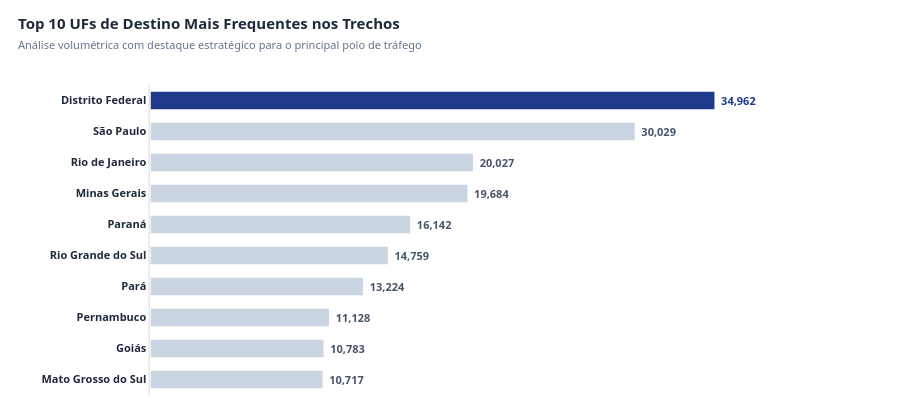

Write notebook code for a chart like this one.
### Markdown cell above
#### **P6. Qual UF de destino aparece em mais trechos?**

### Code cell
# Tratamento e agrupamento dos dados (Isolando nulos e vazios)
df_uf_valida = df_trecho[~df_trecho['destino_uf'].isin([None, 'Sem informação', ''])]

print("=== P6: RANKING DE UF DE DESTINO MAIS FREQUENTE NOS TRECHOS ===")
if not df_uf_valida.empty:
    q6 = df_uf_valida['destino_uf'].value_counts().reset_index()
    q6.columns = ['uf_destino', 'total_trechos']
    
    # Isola o Top 10 para uma visualização limpa e focada
    q6_top10 = q6.head(10)
    
    for idx, row in enumerate(q6_top10.itertuples(), 1):
        sufixo = "🏆 [DESTAQUE]" if idx == 1 else ""
        print(f"{idx:2d}. {row.uf_destino:<25} | {row.total_trechos:,} trechos {sufixo}")
else:
    print("[!] Nenhum trecho com UF de destino válida cadastrado.")

# Preparação do Gráfico (Invertido para o 1º colocado ficar no topo da tela)
q6_grafico = q6_top10.sort_values(by='total_trechos', ascending=True)

# Definição dinâmica da paleta: Todos os estados recebem cinza neutro, exceto o #1 (último da lista invertida)
# que recebe o Azul Marinho Corporativo de alto destaque
cores_ranking = ['#cbd5e1'] * (len(q6_grafico) - 1) + ['#1e3a8a']

# Define a cor do texto do rótulo de dados (Acompanha o destaque da barra)
cores_texto = ['#475569'] * (len(q6_grafico) - 1) + ['#1e3a8a']

fig_p6 = go.Figure()

fig_p6.add_trace(go.Bar(
    y=q6_grafico['uf_destino'],
    x=q6_grafico['total_trechos'],
    orientation='h',
    marker=dict(
        color=cores_ranking,
        line=dict(color='#ffffff', width=1.5)  # Divisória branca limpa
    ),
    # Rótulos externos com formatação de milhar nativa do Python
    text=[f" <b>{val:,}</b> " for val in q6_grafico['total_trechos']],
    textposition='outside',
    textfont=dict(color=cores_texto, size=11, family="Segoe UI, Arial"),
    # Estruturação padronizada da Tooltip (Hover) em total sincronia com P1, P2, P4 e P5
    hovertemplate=(
        "<b>📍 UF de Destino:</b> %{y}<br>"
        "<b>📊 Total de Trechos:</b> %{x:,}<extra></extra>"
    ),
    width=0.62  # Proporção elegante de largura de barra
))

# Estilização Padronizada do Hover (Mesmo "cartão flutuante" escuro adotado no projeto)
fig_p6.update_traces(
    hoverlabel=dict(
        bgcolor="#1e293b",          # Fundo grafite escuro
        bordercolor="#e2e8f0",      # Borda sutil cinza
        font=dict(
            color="#ffffff",        # Texto branco legível
            size=12,
            family="Segoe UI, Arial"
        ),
        align="left"
    )
)

# Layout Clean & Executive (Fundo Claro de Alta Fidelidade)
fig_p6.update_layout(
    title=dict(
        text="<b>Top 10 UFs de Destino Mais Frequentes nos Trechos</b><br><span style='font-size: 11px; color: #64748b;'>Análise volumétrica com destaque estratégico para o principal polo de tráfego</span>",
        font=dict(size=15, color='#1e293b', family="Segoe UI, Arial"),
        x=0.02,
        y=0.93
    ),
    template="plotly_white",        # Garante o fundo branco plano
    paper_bgcolor="#ffffff",
    plot_bgcolor="#ffffff",
    height=420,                     # Altura confortável para exibir 10 linhas sem esmagar os rótulos
    margin=dict(l=150, r=100, t=85, b=25),
    showlegend=False,
    # Oculta o eixo X para eliminar linhas verticais redundantes
    xaxis=dict(
        visible=False,
        range=[0, q6_grafico['total_trechos'].max() * 1.15]  # Margem de segurança para o texto externo
    ),
    yaxis=dict(
        showgrid=False,
        showline=True,              # Linha guia suave cinza na borda esquerda
        linecolor="#e2e8f0",
        linewidth=1.5,
        tickfont=dict(size=11, color='#1e293b', family="Segoe UI, Arial", weight="bold")
    )
)

fig_p6.show()

### Figure 1 — Plotly figure (JSON) as saved in the notebook; plotly's stock layout.template omitted (floating-point values rounded to 4 significant figures)
{"data": [{"hoverlabel": {"align": "left", "bgcolor": "#1e293b", "bordercolor": "#e2e8f0", "font": {"color": "#ffffff", "family": "Segoe UI, Arial", "size": 12}}, "hovertemplate": "<b>📍 UF de Destino:</b> %{y}<br><b>📊 Total de Trechos:</b> %{x:,}<extra></extra>", "marker": {"color": ["#cbd5e1", "#cbd5e1", "#cbd5e1", "#cbd5e1", "#cbd5e1", "#cbd5e1", "#cbd5e1", "#cbd5e1", "#cbd5e1", "#1e3a8a"], "line": {"color": "#ffffff", "width": 1.5}}, "orientation": "h", "text": [" <b>10,717</b> ", " <b>10,783</b> ", " <b>11,128</b> ", " <b>13,224</b> ", " <b>14,759</b> ", " <b>16,142</b> ", " <b>19,684</b> ", " <b>20,027</b> ", " <b>30,029</b> ", " <b>34,962</b> "], "textfont": {"color": ["#475569", "#475569", "#475569", "#475569", "#475569", "#475569", "#475569", "#475569", "#475569", "#1e3a8a"], "family": "Segoe UI, Arial", "size": 11}, "textposition": "outside", "type": "bar", "width": 0.62, "x": [10717, 10783, 11128, 13224, 14759, 16142, 19684, 20027, 30029, 34962], "y": ["Mato Grosso do Sul", "Goiás", "Pernambuco", "Pará", "Rio Grande do Sul", "Paraná", "Minas Gerais", "Rio de Janeiro", "São Paulo", "Distrito Federal"]}], "layout": {"height": 420, "margin": {"b": 25, "l": 150, "r": 100, "t": 85}, "paper_bgcolor": "#ffffff", "plot_bgcolor": "#ffffff", "showlegend": false, "title": {"font": {"color": "#1e293b", "family": "Segoe UI, Arial", "size": 15}, "text": "<b>Top 10 UFs de Destino Mais Frequentes nos Trechos</b><br><span style='font-size: 11px; color: #64748b;'>Análise volumétrica com destaque estratégico para o principal polo de tráfego</span>", "x": 0.02, "y": 0.93}, "xaxis": {"range": [0, 40210.0], "visible": false}, "yaxis": {"linecolor": "#e2e8f0", "linewidth": 1.5, "showgrid": false, "showline": true, "tickfont": {"color": "#1e293b", "family": "Segoe UI, Arial", "size": 11, "weight": "bold"}}}}
